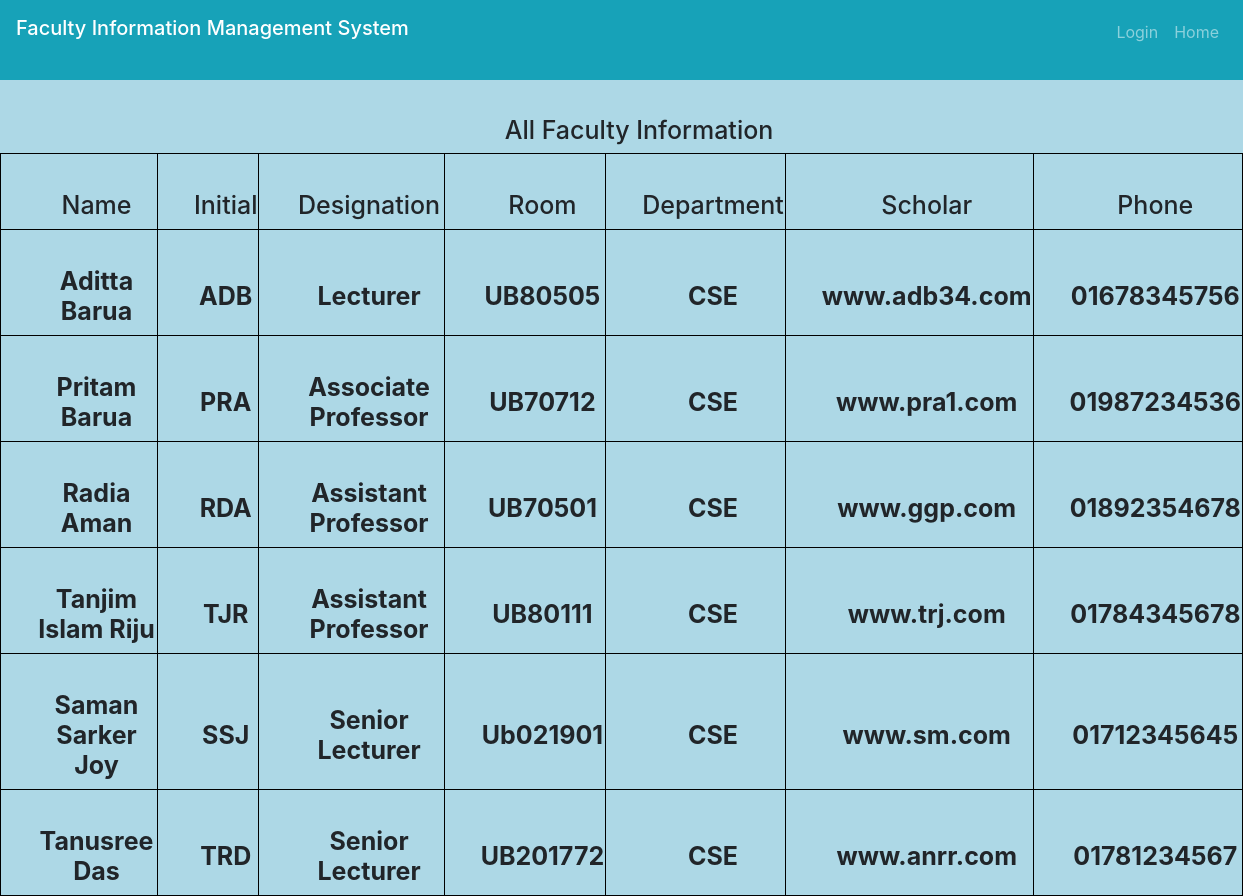
Page /allFacultyInfoStudent.php on the committed database.
### tables this page shows
CREATE TABLE `faculty_information` (
  `id` varchar(244) NOT NULL,
  `name` varchar(244) NOT NULL,
  `initial` varchar(244) NOT NULL,
  `des` varchar(244) NOT NULL,
  `room` varchar(244) NOT NULL,
  `dep` varchar(244) NOT NULL,
  `scholar` varchar(244) NOT NULL,
  `phone` varchar(244) NOT NULL,
  `research` varchar(255) DEFAULT NULL
);

### allFacultyInfoStudent.php (the view, shortened to what this page needs)
<?php include("header.php"); ?>
<!DOCTYPE html>
<body>
  <body style='background-color: #ADD8E6'>
    <nav class="navbar navbar-expand-sm bg-info navbar-dark">
        <?php
        include("includes/connection.php");
        ?>
    </nav>
    <h3 style="text-align:center;padding-left:35px;padding-top:35px;color: black#A9A9A9;font-size:25px;">All Faculty Information</h3>
    <table class="center">
    <tr>
    <th><h2 style="text-align:center;padding-left:35px;padding-top:35px;color: black#A9A9A9;font-size:25px;">Name</h3></th>
    <th><h2 style="text-align:center;padding-left:35px;padding-top:35px;color: black#A9A9A9;font-size:25px;">Initial</h3></th>
    <th><h2 style="text-align:center;padding-left:35px;padding-top:35px;color: black#A9A9A9;font-size:25px;">Designation</h3></th>
    <th><h2 style="text-align:center;padding-left:35px;padding-top:35px;color: black#A9A9A9;font-size:25px;">Room</h3></th>
    <th><h2 style="text-align:center;padding-left:35px;padding-top:35px;color: black#A9A9A9;font-size:25px;">Department</h3></th>
    <th><h2 style="text-align:center;padding-left:35px;padding-top:35px;color: black#A9A9A9;font-size:25px;">Scholar</h3></th>
    <th><h2 style="text-align:center;padding-left:35px;padding-top:35px;color: black#A9A9A9;font-size:25px;">Phone</h3></th>
    </tr>
    <?php
    $query_run = mysqli_query($connect, "select * from faculty_information");
    while($data = mysqli_fetch_array($query_run))
    {
    ?>
    <tr>
    <th><h3 style="text-align:center;padding-left:35px;padding-top:35px;color: black#A9A9A9;font-size:25px;"><?php echo "<b>" . $data['name'] . "</b>" ?></h3></th>
    <th><h3 style="text-align:center;padding-left:35px;padding-top:35px;color: black#A9A9A9;font-size:25px;"><?php echo "<b>" . $data['initial'] . "</b>" ?></h3></th>
    <th><h3 style="text-align:center;padding-left:35px;padding-top:35px;color: black#A9A9A9;font-size:25px;"><?php echo "<b>" . $data['des'] . "</b>" ?></h3></th>
    <th><h3 style="text-align:center;padding-left:35px;padding-top:35px;color: black#A9A9A9;font-size:25px;"><?php echo "<b>" . $data['room'] . "</b>" ?></h3></th>
    <th><h3 style="text-align:center;padding-left:35px;padding-top:35px;color: black#A9A9A9;font-size:25px;"><?php echo "<b>" . $data['dep'] . "</b>" ?></h3></th>
    <th><h3 style="text-align:center;padding-left:35px;padding-top:35px;color: black#A9A9A9;font-size:25px;"><?php echo "<b>" . $data['scholar'] . "</b>" ?></h3></th>
    <th><h3 style="text-align:center;padding-left:35px;padding-top:35px;color: black#A9A9A9;font-size:25px;"><?php echo "<b>" . $data['phone'] . "</b>" ?></h3></th>
</tr>
    <?php
    }
    ?>
    </table>
  </body>
</html>

### header.php (shortened to what this page needs)
<!DOCTYPE html>
<html>
<head>
	<link rel="stylesheet" href="https://stackpath.bootstrapcdn.com/bootstrap/4.3.1/css/bootstrap.min.css">
</head>
<body>
	<nav class="navbar navbar-expand-sm bg-info navbar-dark">
		<h3 class="navbar-brand text-white">Faculty Information Management System</h3>
		<ul class="navbar-nav">
			<?php
			if (isset($_SESSION['student'])) { ?>
				<li class="nav-item">
					<a href="#" class="nav-link"><?php echo $_SESSION['student']; ?></a>
				</li>
				<li class="nav-item">
					<a href="studentDashboard.php" class="nav-link">Back</a>
				</li>
				<li class="nav-item">
					<a href="logout.php" class="nav-link">Logout</a>
				</li>
			<?php } else { ?>
				<li class="nav-item">
					<a href="login.php" class="nav-link">Login</a>
				</li>
				<li class="nav-item">
					<a href="home.php" class="nav-link">Home</a>
				</li>
			<?php }
			?>
		</ul>
	</nav>
</body>
</html>

### allFacultyInfoStudent.php (style rules this page uses)
table, th, td { border: 1px solid black; }
.center { margin-left: auto; margin-right: auto; }

### rows in the picture
faculty_information: name "Aditta Barua", initial "ADB", des "Lecturer", room "UB80505", dep "CSE", scholar "www.adb34.com", phone "01678345756"
faculty_information: name "Pritam Barua", initial "PRA", des "Associate Professor", room "UB70712", dep "CSE", scholar "www.pra1.com", phone "01987234536"
faculty_information: name "Radia Aman", initial "RDA", des "Assistant Professor", room "UB70501", dep "CSE", scholar "www.ggp.com", phone "01892354678"
faculty_information: name "Tanjim Islam Riju", initial "TJR", des "Assistant Professor", room "UB80111", dep "CSE", scholar "www.trj.com", phone "01784345678"
faculty_information: name "Saman Sarker Joy", initial "SSJ", des "Senior Lecturer", room "Ub021901", dep "CSE", scholar "www.sm.com", phone "01712345645"
faculty_information: name "Tanusree Das", initial "TRD", des "Senior Lecturer", room "UB201772", dep "CSE", scholar "www.anrr.com", phone "01781234567"
